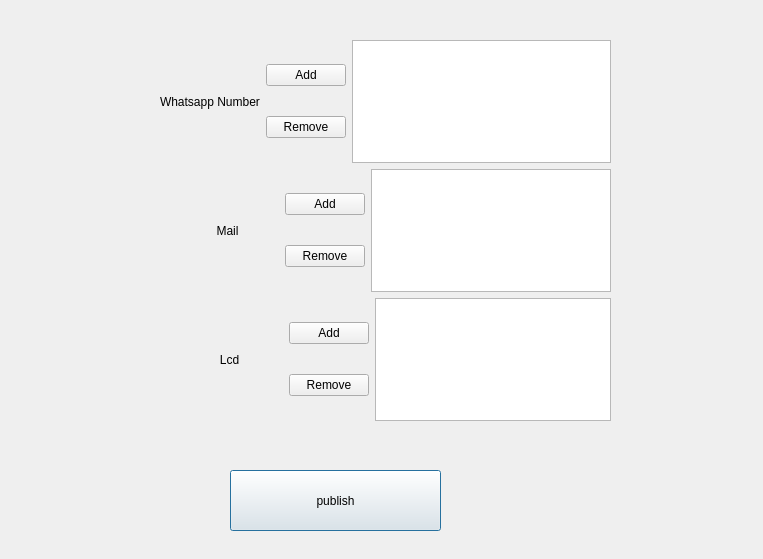
<?xml version="1.0" encoding="UTF-8"?>
<ui version="4.0">
 <class>SmartHomeTemperature</class>
 <widget class="QDialog" name="SmartHomeTemperature">
  <property name="geometry">
   <rect>
    <x>0</x>
    <y>0</y>
    <width>763</width>
    <height>559</height>
   </rect>
  </property>
  <property name="windowTitle">
   <string>Dialog</string>
  </property>
  <widget class="QPushButton" name="pushButton_7">
   <property name="geometry">
    <rect>
     <x>230</x>
     <y>470</y>
     <width>211</width>
     <height>61</height>
    </rect>
   </property>
   <property name="text">
    <string>publish</string>
   </property>
  </widget>
  <widget class="QWidget" name="">
   <property name="geometry">
    <rect>
     <x>160</x>
     <y>40</y>
     <width>451</width>
     <height>381</height>
    </rect>
   </property>
   <layout class="QVBoxLayout" name="verticalLayout_12">
    <item>
     <layout class="QHBoxLayout" name="horizontalLayout_7">
      <item>
       <widget class="QLabel" name="label">
        <property name="text">
         <string>Whatsapp Number</string>
        </property>
       </widget>
      </item>
      <item>
       <layout class="QVBoxLayout" name="verticalLayout_9">
        <item>
         <widget class="QPushButton" name="btn_add_wtsapp">
          <property name="text">
           <string>Add</string>
          </property>
         </widget>
        </item>
        <item>
         <widget class="QPushButton" name="btn_remove_wtsapp">
          <property name="text">
           <string>Remove</string>
          </property>
         </widget>
        </item>
       </layout>
      </item>
      <item>
       <widget class="QTextEdit" name="te_whatsapp"/>
      </item>
     </layout>
    </item>
    <item>
     <layout class="QHBoxLayout" name="horizontalLayout_8">
      <item>
       <widget class="QLabel" name="label_2">
        <property name="text">
         <string>                 Mail            </string>
        </property>
       </widget>
      </item>
      <item>
       <layout class="QVBoxLayout" name="verticalLayout_10">
        <item>
         <widget class="QPushButton" name="btn_add_mail">
          <property name="text">
           <string>Add</string>
          </property>
         </widget>
        </item>
        <item>
         <widget class="QPushButton" name="btn_remove_mail">
          <property name="text">
           <string>Remove</string>
          </property>
         </widget>
        </item>
       </layout>
      </item>
      <item>
       <widget class="QTextEdit" name="te_mail"/>
      </item>
     </layout>
    </item>
    <item>
     <layout class="QHBoxLayout" name="horizontalLayout_9">
      <item>
       <widget class="QLabel" name="label_3">
        <property name="text">
         <string>                  Lcd             </string>
        </property>
       </widget>
      </item>
      <item>
       <layout class="QVBoxLayout" name="verticalLayout_11">
        <item>
         <widget class="QPushButton" name="btn_add_lcd">
          <property name="text">
           <string>Add</string>
          </property>
         </widget>
        </item>
        <item>
         <widget class="QPushButton" name="btn_remove_lcd">
          <property name="text">
           <string>Remove</string>
          </property>
         </widget>
        </item>
       </layout>
      </item>
      <item>
       <widget class="QTextEdit" name="te_lcd"/>
      </item>
     </layout>
    </item>
   </layout>
  </widget>
 </widget>
 <resources/>
 <connections/>
</ui>
